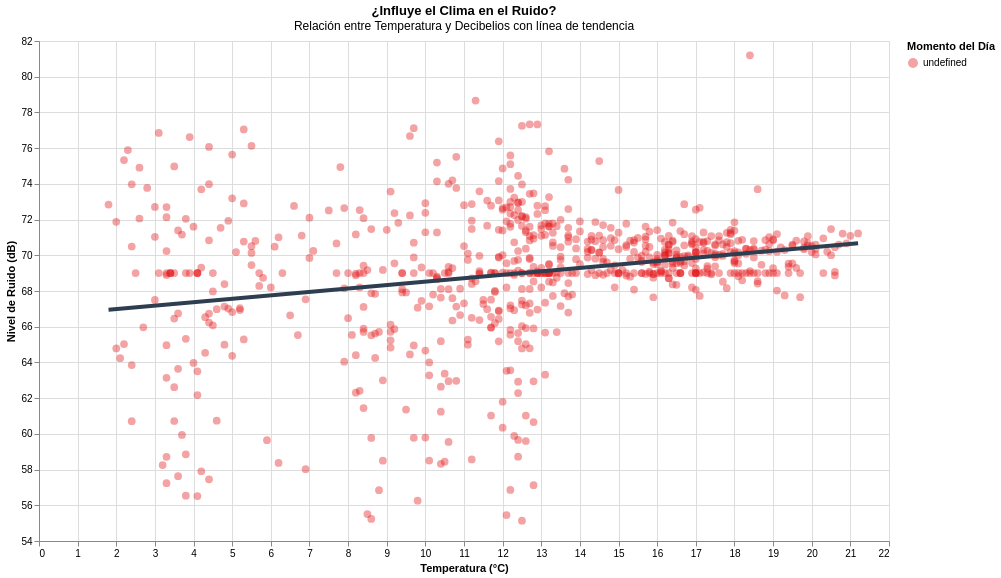

Notebook code cell kept with this figure:
### Code cell
import altair as alt

# 1. Configuración de estilo
alt.theme.enable('fivethirtyeight')

# 2. CREACIÓN DEL GRÁFICO DE DISPERSIÓN + REGRESIÓN
base = alt.Chart(df_final).encode(
    x=alt.X('Temperatura (°C):Q', title='Temperatura (°C)', scale=alt.Scale(zero=False)),
    y=alt.Y('Medición (dB):Q', title='Nivel de Ruido (dB)', scale=alt.Scale(zero=False))
)

# Capa 1: Los puntos (con un color suave para que no saturen)
puntos = base.mark_circle(size=60, opacity=0.4).encode(
    color=alt.Color('Momento_Dia:N', title='Momento del Día', scale=alt.Scale(scheme='set1')),
    tooltip=['Fecha', 'Hora', 'Temperatura (°C)', 'Medición (dB)', 'Clima']
)

# Capa 2: La línea de tendencia (Regresión lineal)
# Esto le dice al profe si a más calor hay más ruido o no
linea_tendencia = base.transform_regression('Temperatura (°C)', 'Medición (dB)').mark_line(
    color='#2c3e50', 
    strokeWidth=4
)

# Combinar
grafico_temperatura_ruido = (puntos + linea_tendencia).properties(
    width=850,
    height=500,
    title=alt.TitleParams(
        "¿Influye el Clima en el Ruido?", 
        subtitle="Relación entre Temperatura y Decibelios con línea de tendencia"
    )
).interactive() # ¡Para que puedas hacer zoom y moverte!

grafico_temperatura_ruido.display()

### Figure 1 — Vega-Lite specification as saved in the notebook (floating-point values rounded to 4 significant figures; data arrays with more than 128 entries replaced by an {"elided": "..."} marker saying what was removed)
{"usermeta": {"embedOptions": {"theme": "fivethirtyeight"}}, "config": {"view": {"continuousWidth": 300, "continuousHeight": 300}}, "layer": [{"mark": {"type": "circle", "opacity": 0.4, "size": 60}, "encoding": {"color": {"field": "Momento_Dia", "scale": {"scheme": "set1"}, "title": "Momento del Día", "type": "nominal"}, "tooltip": [{"field": "Fecha", "type": "temporal"}, {"field": "Hora", "type": "quantitative"}, {"field": "Temperatura (°C)", "type": "quantitative"}, {"field": "Medición (dB)", "type": "quantitative"}, {"field": "Clima", "type": "nominal"}], "x": {"field": "Temperatura (°C)", "scale": {"zero": false}, "title": "Temperatura (°C)", "type": "quantitative"}, "y": {"field": "Medición (dB)", "scale": {"zero": false}, "title": "Nivel de Ruido (dB)", "type": "quantitative"}}, "name": "view_a5e107f7f358211d_0"}, {"mark": {"type": "line", "color": "#2c3e50", "strokeWidth": 4}, "encoding": {"x": {"field": "Temperatura (°C)", "scale": {"zero": false}, "title": "Temperatura (°C)", "type": "quantitative"}, "y": {"field": "Medición (dB)", "scale": {"zero": false}, "title": "Nivel de Ruido (dB)", "type": "quantitative"}}, "transform": [{"on": "Temperatura (°C)", "regression": "Medición (dB)"}]}], "data": {"name": "data-cb97ebce28b581e8bb95a20121e19d5b"}, "height": 500, "params": [{"name": "param_1e9efca18e7a2868", "select": {"type": "interval", "encodings": ["x", "y"]}, "bind": "scales", "views": ["view_a5e107f7f358211d_0"]}], "title": {"text": "¿Influye el Clima en el Ruido?", "subtitle": "Relación entre Temperatura y Decibelios con línea de tendencia"}, "width": 850, "$schema": "https://vega.github.io/schema/vega-lite/v6.1.0.json", "datasets": {"data-cb97ebce28b581e8bb95a20121e19d5b": {"elided": "744 records"}}}
